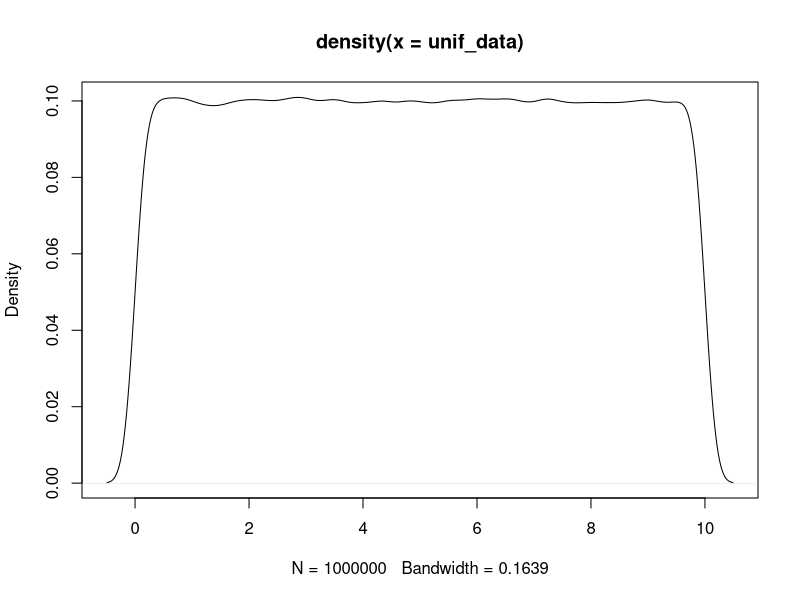
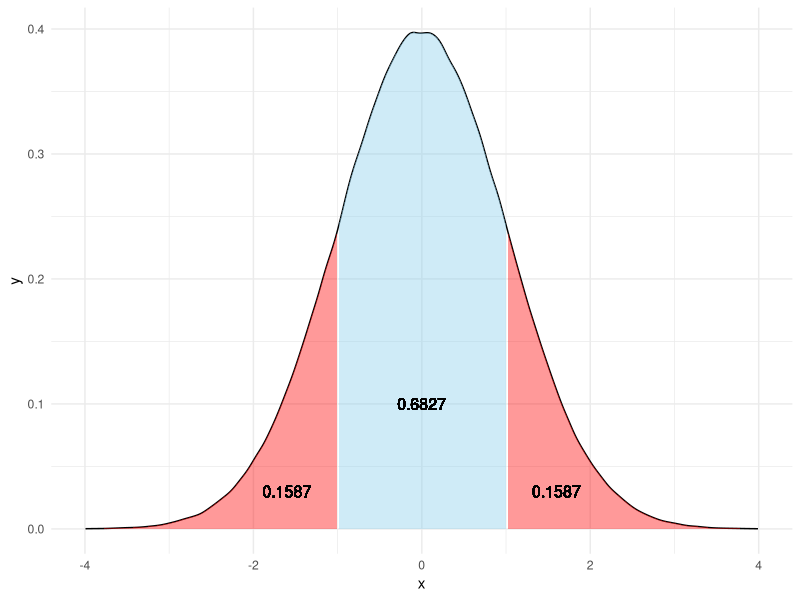
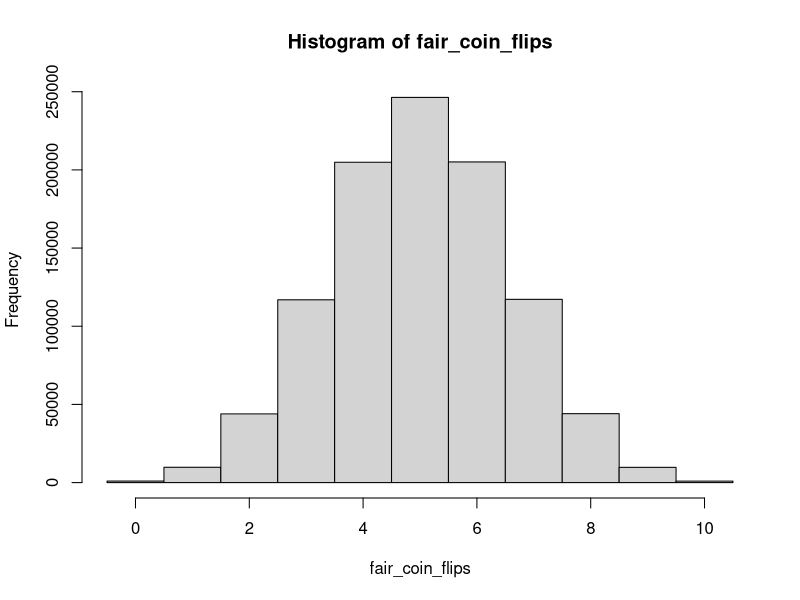
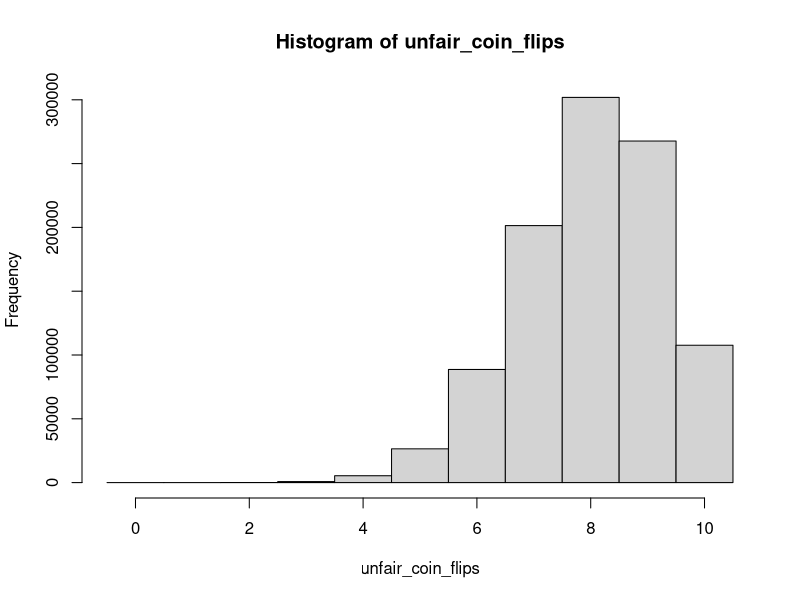
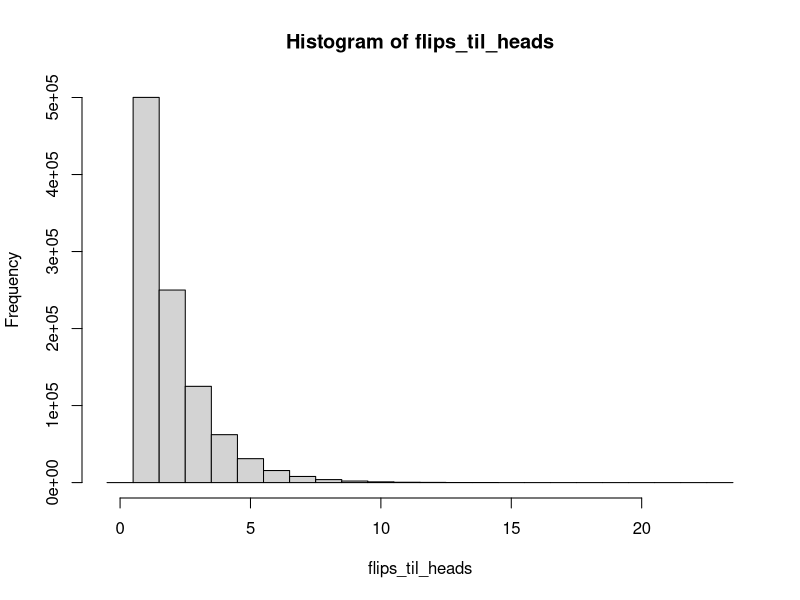
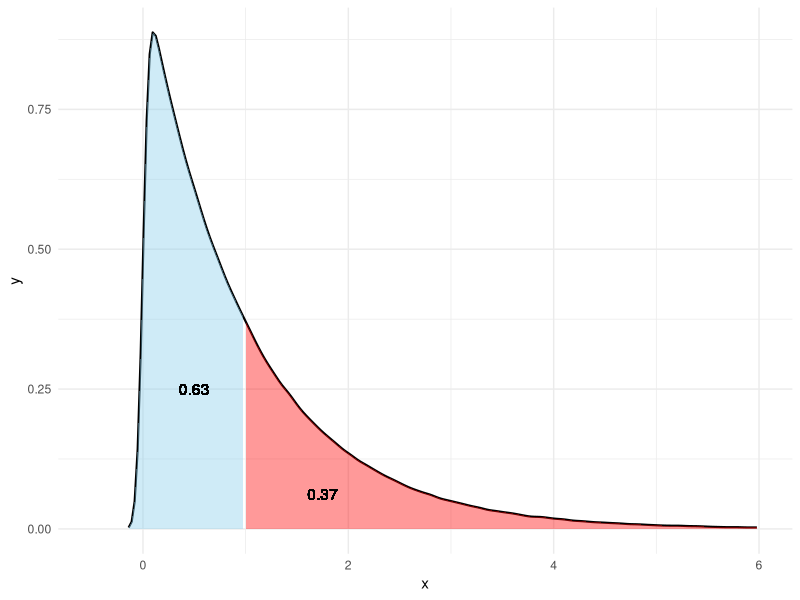
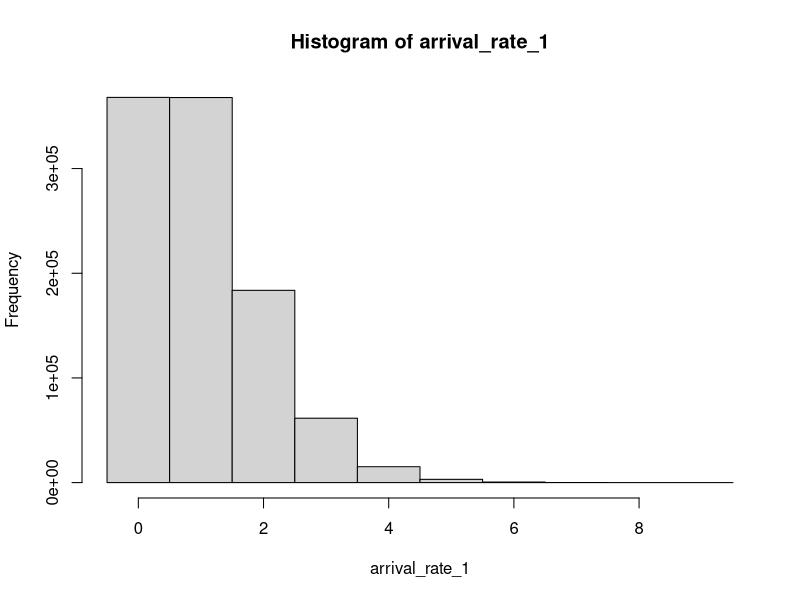
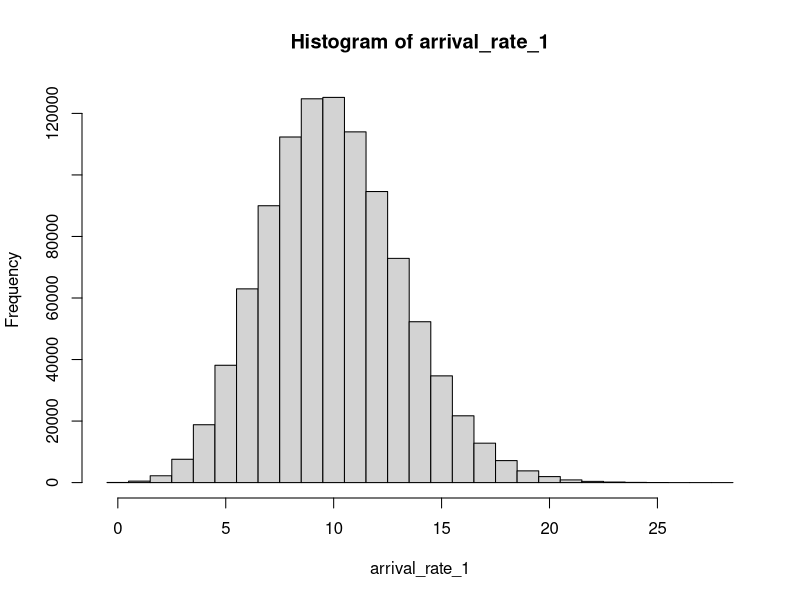

The R source for these figures, in order:
# Probability Distributions: From DataDaft - https://www.youtube.com/watch?v=Rxe086csxTU

library(tidyverse)
theme_set(theme_minimal())

# Base R has many functions for handling probability distributions and they all
# a basic naming convention. Each distribution has a "nickname" that is prefixed
# by one of the following characters:
#
# r - for generating a random draw from the distribution.
# p - for the cumulative density (or mass) function of the distribution.
# d - for the probability density (or mass) function of the distribution.
# q - for the quantile that represents the value of the corresponding CDF.

## Uniform Distribution

# The R nickname for the uniform distribution is "unif".

# The random draw function
unif_data <- runif(1000000, 0, 10)

# This call tells R to pull 1 million random draws from a uniform distribution
# with a minimum of 0 and a maximum of 10.

plot(density(unif_data))

# cumulative density function.
punif(4, 0, 10)

# if we provide a quantile of 4, we will get the cumulative probability up to
# that quantile. In this case, that will be 0.4, so 40% of the values in the
# support will fall at or below this quantile.

# density function
dunif(4, 0, 10)   

# since this is the uniform distribution, any value between 0 and 10 will return
# a value of 0.1. Values outside of this range will return 0.

dunif(1.4, 0, 10)
dunif(9.889, 0, 10)
dunif(15, 0, 10)

# the anti-CDF of the uniform distribution
qunif(0.4, 0, 10)

# Here we provide the probability and the funtion will return the associated
# quantile. This function is like the inverse of punif.

## Sampling

random_ints <- sample(1:10,             # vector to sample from 
                      100000,           # number of samples
                      replace = TRUE)   # sample with/without replacement

table(random_ints)

# This is a good way to sample integers from a vector of integers. It can be
# used in conjunction with the set.seed function to make the output
# reproducible.

set.seed(12)
runif(5,1,5)

set.seed(12)
runif(5,1,5)

# Notice that the output of runif is the same for both calls. If we change one
# of the seeds, the results will not be the same, but will still be
# reproducible.

set.seed(12)
runif(5,1,5)

set.seed(3)
runif(5,1,5)

## The Normal Distribution

# The R nickname for the normal distribution is "norm".

normally_distributed <- rnorm(1000000, mean=0, sd=1)

# create a data frame containing density data for normal distribution
norm_frame <- with(density(normally_distributed), data.frame(x,y))

# Get prob of observing a value less than -1
prob_under_minus1 <- pnorm(q=-1,        
                           mean=0,
                           sd=1)

# Get prob of observing a value over 1
prob_over_1 <-  1-pnorm(q=1,            
                        mean=0,
                        sd=1)

# Prob between -1 and 1
between_prob <- 1-(prob_under_minus1+prob_over_1) 

norm_frame |> 
  ggplot(aes(x=x,y=y)) +
    geom_line() +
    geom_ribbon(data=subset(norm_frame, x < -1), 
                aes(ymax=y, ymin=0), 
                fill="red", 
                alpha=0.4) +
    geom_ribbon(data=subset(norm_frame, x > 1),
                aes(ymax=y,ymin=0),
                fill="red",
                alpha=0.4) +
    geom_ribbon(data = subset(norm_frame, x > -1 & x < 1),
                aes(ymax=y,ymin=0),
                fill="skyblue",
                alpha=0.4) +
    geom_text(x=-1.6,y=0.03, label=round(prob_under_minus1, 4), size=4) +
    geom_text(x=1.6,y=0.03, label=round(prob_over_1, 4), size=4) +
    geom_text(x=0,y=0.1, label=round(between_prob, 4), size=4) +
    xlim(-4,4)


qnorm(p = 0.025)      # Find the quantile at the 2.5% cutoff
qnorm(p = 0.975)      # Find the quantile at the 97.5% cutoff


## Binomial Distribution

# The R nickname for the Binomial distribution is "binom"
fair_coin_flips <- rbinom(1000000, # generate draws from binomal dist
                          size=10, # with 10 trials
                          prob=0.5) # success probability

table(fair_coin_flips)

hist(fair_coin_flips, breaks=seq(-0.5, 10.5, 1))

# Note how similar this result is to the normal distribution. This is the result
# of the probability of success being 0.5. The normal distribution approximates
# the binomial distribution to a fair degree of accuracy when n*p > 10 and
# n(1-p) > 10. The normal distribution to use is one where mu = np and sigma =
# sqrt(np(1-p)).

# If the probability is not 0.5, then there will be skewness in the
# distribution.

unfair_coin_flips <- rbinom(1000000, # generate draws from binomal dist
                          size=10, # with 10 trials
                          prob=0.8) # success probability

hist(unfair_coin_flips, breaks=seq(-0.5, 10.5, 1))

# Notice here how the results are skewed in favour of more successes. For
# example, it is extremely unlikely that 0 successes will be realised in 10
# trials of this unfair coin.

## Geometric distribution - It's a cousin of the binomial distribution. It is
## also a discrete distribution and it models the amount of time it takes for
## the first successful trial to occur given a specified probability of
## success. The nickname of the distribution in R is "geom".

set.seed(12)
flips_til_heads <- rgeom(n=1000000, prob=0.5) + 1

table(flips_til_heads)

hist(flips_til_heads, breaks=seq(-0.5, max(flips_til_heads)+0.5, 1))

# Here, we have counted the results from 1M experiments and tallied the number
# of Bernoulli trials required to get the first head in each experiment.

# The exponential distribution is the continuous version of the geometric
# distribution. It models the time until the first event based on a specified
# occurrence rate. The nickname in R for the exponential distribution is "exp".

exponential_data <- rexp(n=1000000, 
                         rate=1)     # Success/arrival rate

# Note that for the arrival rate, the mean arrival time is equal to 1/rate.

prob_longer_1 <- pexp(q=1,
                      rate=1,
                      lower.tail = FALSE)

prob_longer_1

exp_data <- with(density(exponential_data), data.frame(x,y))
exp_data |> 
  ggplot(aes(x=x,y=y)) +
  geom_line(linewidth=0.75) +
  geom_ribbon(data = subset(exp_data, x < 1),
              aes(ymax=y, ymin=0),
              fill = "skyblue",
              alpha = 0.4) +
  geom_ribbon(data = subset(exp_data, x >= 1),
              aes(ymax=y, ymin=0),
              fill = "red",
              alpha = 0.4) +
  geom_text(x=1.75, y=0.0625, label=round(prob_longer_1,2)) +
  geom_text(x=0.5, y=0.25, label=round(1-prob_longer_1,2)) +
  xlim(-0.5,6)

# Notice how the probability of the first event occurring before 1 unit of time
# is higher than that for the event happening after 1 unit of time has passed.

## Poisson Distribution

# The Poisson distribution is used to model the probability of X number of
# events occurring within an interval where the time to the next success is
# governed by the exponential distribution. The nickname for the Poisson
# distribution in R is "pois".

set.seed(12)
arrival_rate_1 <- rpois(n=1000000,
                        lambda = 1) #Arrival rate

table(arrival_rate_1)

# The frequency table and histogram show that 0 or 1 arrivals is by far the most
# likely, and that the probability drops off considerably after 4 arrivals.

hist(arrival_rate_1, breaks=seq(-0.5,max(arrival_rate_1) + 0.5, 1))

# If we increase the arrival rate, we get something that looks a lot more like a
# normal distribution, which is interesting because the Poission distribution is
# associated with the exponential distribution.
set.seed(12)
arrival_rate_1 <- rpois(n=1000000,
                        lambda = 10) #Arrival rate

table(arrival_rate_1)

# The frequency table and histogram show that 0 or 1 arrivals is by far the most
# likely, and that the probability drops off considerably after 4 arrivals.

hist(arrival_rate_1, breaks=seq(-0.5,max(arrival_rate_1) + 0.5, 1))
